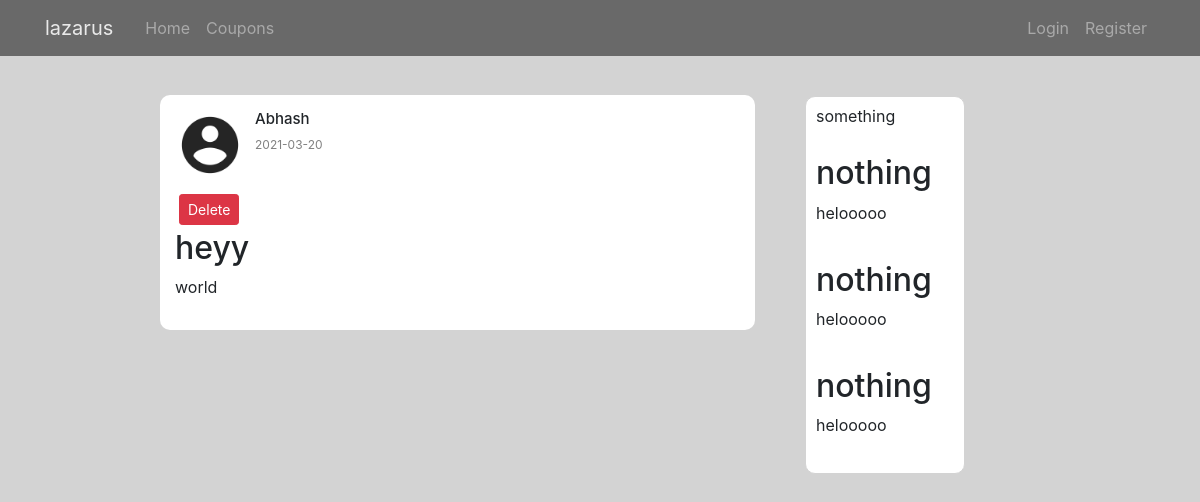
/post/1, run on the app's committed database.
### appmain/models.py (models this page shows, shortened)
class User(db.Model, UserMixin):
    id = db.Column(db.Integer, primary_key=True)
    username = db.Column(db.String(20), unique=True, nullable=False)
    email = db.Column(db.String(120), unique=True, nullable=False)
    image_file = db.Column(db.String(20), nullable=False, default='default.jpg')
    password = db.Column(db.String(60), nullable=False)
    posts = db.relationship('Post', backref='author', lazy=True)
    token_count=db.Column(db.Integer,nullable=False,default=0)
    flag_count=db.Column(db.Integer,nullable=False,default=0)

class Post(db.Model):
    id = db.Column(db.Integer, primary_key=True)
    title = db.Column(db.String(100), nullable=False)
    content = db.Column(db.Text, nullable=False)
    date_posted = db.Column(db.DateTime, nullable=False, default=datetime.utcnow)
    user_id = db.Column(db.Integer, db.ForeignKey('user.id'), nullable=False)

### appmain/routes.py (the view)
@app.route("/post/<int:post_id>")
def post(post_id):
    post = Post.query.get_or_404(post_id)
    return render_template('post.html', title=post.title, post=post)

### appmain/templates/post.html (shortened to what this page needs)
{% extends "layout.html" %}
{% block content %}
<div class="row">
  <div class="col-md-1"></div>
  <div class="col-md-7 mt-5">
<div class="feed">
<div class="post">
    <div class="post_header">
      <img class="rounded-circle article-img" src="{{ url_for('static',filename='profile/' + post.author.image_file)}}"
  <img class="fas fa-user "></img>
  <div class="post_info">
    <h2>{{post.author.username}}</h2>
    <p>{{post.date_posted.strftime('%Y-%m-%d')}}</p>
  </div>
  </div>
  <button type="button" class="btn btn-danger btn-sm m-1" data-toggle="modal" data-target="#deleteModal">Delete</button>
    <div class="post_body">
        <h2>{{ post.title }}</h2>
  <p>{{post.content}}</p>
  </div>
  </div>
</div>
</div>
  <div class="col-md-2 mt-5">
<div class="widgets mt-5 d-none d-md-block">
    <div class="widgets_header">
      <h2>something</h2>
    </div>
    <div class="widgets_article">
  <div class="widgets_articleright">
    <h2>nothing</h2>
    <P>helooooo</P>
  </div>
  </div>
  <div class="widgets_article">
    <div class="widgets_articleright">
      <h2>nothing</h2>
      <P>helooooo</P>
    </div>
    </div>
    <div class="widgets_article">
      <div class="widgets_articleright">
        <h2>nothing</h2>
        <P>helooooo</P>
      </div>
      </div>
    </div>
  </div>
</div>
  {% endblock content %}

### appmain/static/style.css (style rules this page uses)
* { margin: 0; padding: 0; }
body { background-color: lightgrey; background-image: url(static/profile/back.jpg); }
.feed { flex: 0.6; margin: 0 20px; margin-top: 47px; }
.post { background-color: white; padding: 15px; margin-bottom: 10px; border-radius: 10px; }
.post_header { display: flex; margin-bottom: 10px; }
.post_info { margin-left: 10px; }
.post_info p { font-size: 12px; color: gray; }
.post_info h2 { font-size: 15px; }
.widgets { position: sticky; top: 80px; float: 0.2; background-color: white; border-radius: 10px; border: 1px solid lightgrey; height: fit-content; padding-bottom: 10px; }
.widgets_header { display: flex; align-items: center; justify-content: space-between; padding: 10px; }
.widgets_header h2 { font-size: 16px; font-weight: 400; }
.widgets_article { display: flex; padding: 10px; }
.article-img { height: 70px; width: 70px; }

### data on the page
User: image_file (placeholder picture), author.username "Abhash"
Post: date_posted "2021-03-20", title "heyy", content "world"
